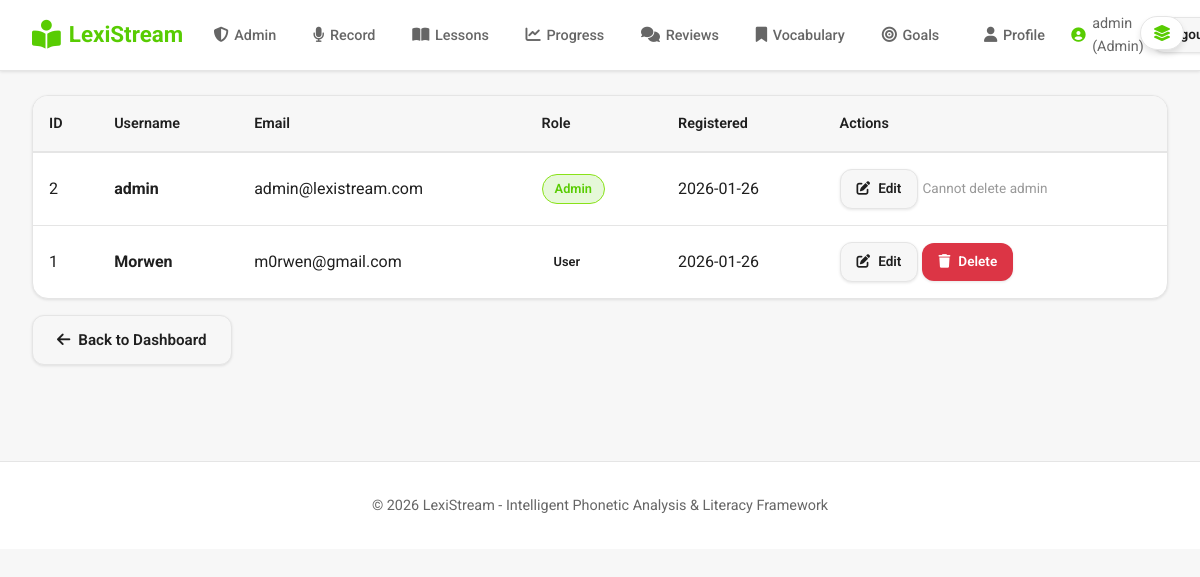
The app's page /admin/users (signed in), older data.
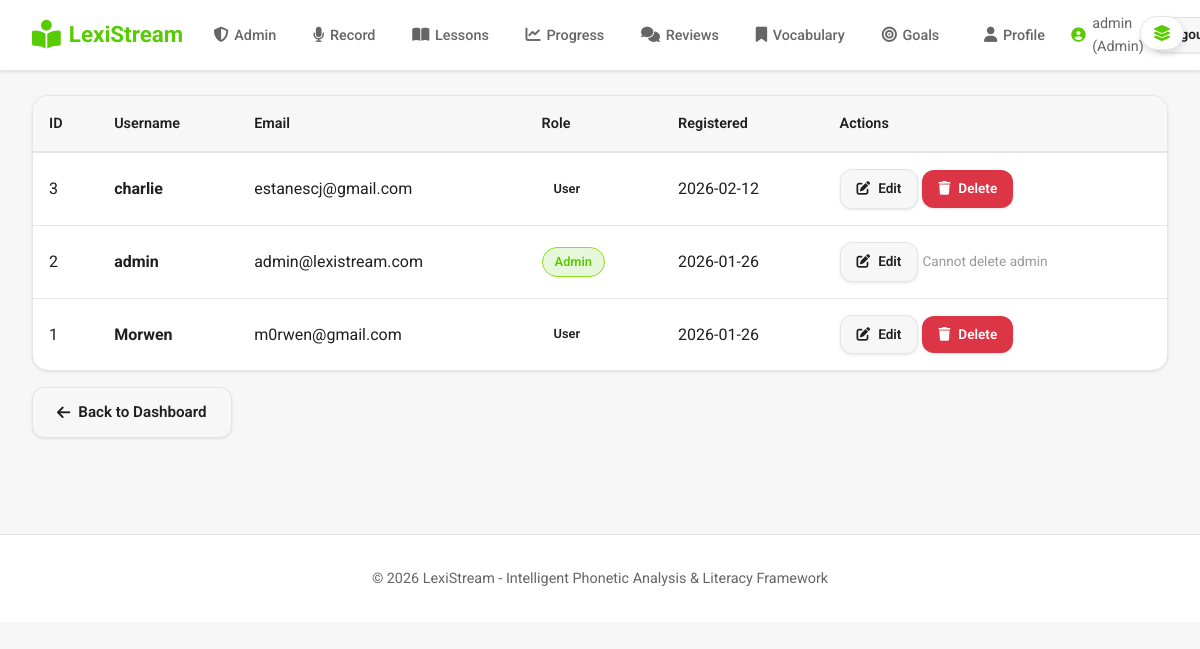
The same page, newer data.
### app.py (models this page shows)
class User(UserMixin, db.Model):
    id = db.Column(db.Integer, primary_key=True)
    username = db.Column(db.String(80), unique=True, nullable=False)
    email = db.Column(db.String(120), unique=True, nullable=False)
    password_hash = db.Column(db.String(255), nullable=False)
    is_admin = db.Column(db.Boolean, default=False, nullable=False)
    display_name = db.Column(db.String(120))
    bio = db.Column(db.Text)
    location = db.Column(db.String(120))
    website = db.Column(db.String(255))
    avatar_url = db.Column(db.String(255))
    role = db.Column(db.String(20), default="user", nullable=False)  # user, teacher, admin
    created_at = db.Column(db.DateTime, default=datetime.utcnow)

### app.py (the view)
@app.route('/admin/users')
@login_required
@admin_required
def admin_users():
    users = User.query.order_by(User.created_at.desc()).all()
    return render_template('admin/users.html', users=users)

### app.py (called while the page is built)
@login_manager.user_loader
def load_user(user_id):
    return User.query.get(int(user_id))

def admin_required(f):
    @wraps(f)
    def decorated_function(*args, **kwargs):
        if not current_user.is_authenticated or not current_user.is_admin:
            flash('Admin access required')
            return redirect(url_for('dashboard'))
        return f(*args, **kwargs)
    return decorated_function

### templates/admin/users.html (shortened to what this page needs)
{% extends "base.html" %}
{% block content %}
{% if users %}
<div class="table-container">
    <table class="table">
            <thead>
                <tr>
                    <th>ID</th>
                    <th>Username</th>
                    <th>Email</th>
                    <th>Role</th>
                    <th>Registered</th>
                    <th>Actions</th>
                </tr>
            </thead>
            <tbody>
                {% for user in users %}
                <tr>
                    <td>{{ user.id }}</td>
                    <td><strong>{{ user.username }}</strong></td>
                    <td>{{ user.email }}</td>
                    <td>
                        {% if user.is_admin %}
                        <span class="badge badge-admin">Admin</span>
                        {% else %}
                        <span class="badge badge-user">User</span>
                        {% endif %}
                    </td>
                    <td>{{ user.created_at.strftime('%Y-%m-%d') }}</td>
                    <td class="action-buttons">
                        <a href="{{ url_for('admin_edit_user', user_id=user.id) }}"
                           class="btn btn-sm btn-secondary">
                            <i class="fas fa-edit"></i> Edit
                        </a>
                        {% if not user.is_admin %}
                        <a href="{{ url_for('admin_delete_user', user_id=user.id) }}"
                           class="btn btn-sm btn-danger"
                           onclick="return confirm('Are you sure you want to delete user {{ user.username }}? This will delete all their data!')">
                            <i class="fas fa-trash"></i> Delete
                        </a>
                        {% else %}
                        <span style="color: var(--text-light); font-size: 0.85rem;">Cannot delete admin</span>
                        {% endif %}
                    </td>
                </tr>
                {% endfor %}
            </tbody>
        </table>
    </div>
    {% else %}
    <div class="empty-state">
        <i class="fas fa-users"></i>
        <h3>No users found</h3>
    </div>
    {% endif %}
<a href="{{ url_for('admin_dashboard') }}" class="btn btn-secondary" style="margin-top: 1rem;">
    <i class="fas fa-arrow-left"></i> Back to Dashboard
</a>
{% endblock %}

### templates/base.html (shortened to what the changed rows need)
<!DOCTYPE html>
<html lang="en">
<head>
    <link rel="stylesheet" href="{{ url_for('static', filename='css/style.css') }}">
    <link rel="stylesheet" href="https://cdnjs.cloudflare.com/ajax/libs/font-awesome/6.4.0/css/all.min.css">
</head>
<body>
    <header class="navbar">
        <div class="nav-container">
            <div class="nav-right">
                {% if current_user.is_authenticated %}
                <a href="{{ url_for('profile') }}" class="nav-link" style="margin-right: 0.25rem;">
                    <i class="fas fa-user"></i><span>Profile</span>
                </a>
                <span class="nav-user">
                    <i class="fas fa-user-circle"></i>
                    {{ current_user.username }}{% if current_user.is_admin %} (Admin){% endif %}
                </span>
                <a href="{{ url_for('logout') }}" class="btn btn-secondary btn-sm">Logout</a>
                {% else %}
                <a href="{{ url_for('login') }}" class="btn btn-secondary btn-sm">Login</a>
                <a href="{{ url_for('register') }}" class="btn btn-primary btn-sm">Register</a>
                {% endif %}
            </div>
        </div>
    </header>
    <main class="main-content">
        {% block content %}{% endblock %}
    </main>
</body>
</html>

Row changes from the older to the newer data that the page shows:
added User: id "3", username "charlie", email "estanescj@gmail.com", is_admin "User", created_at "2026-02-12"
